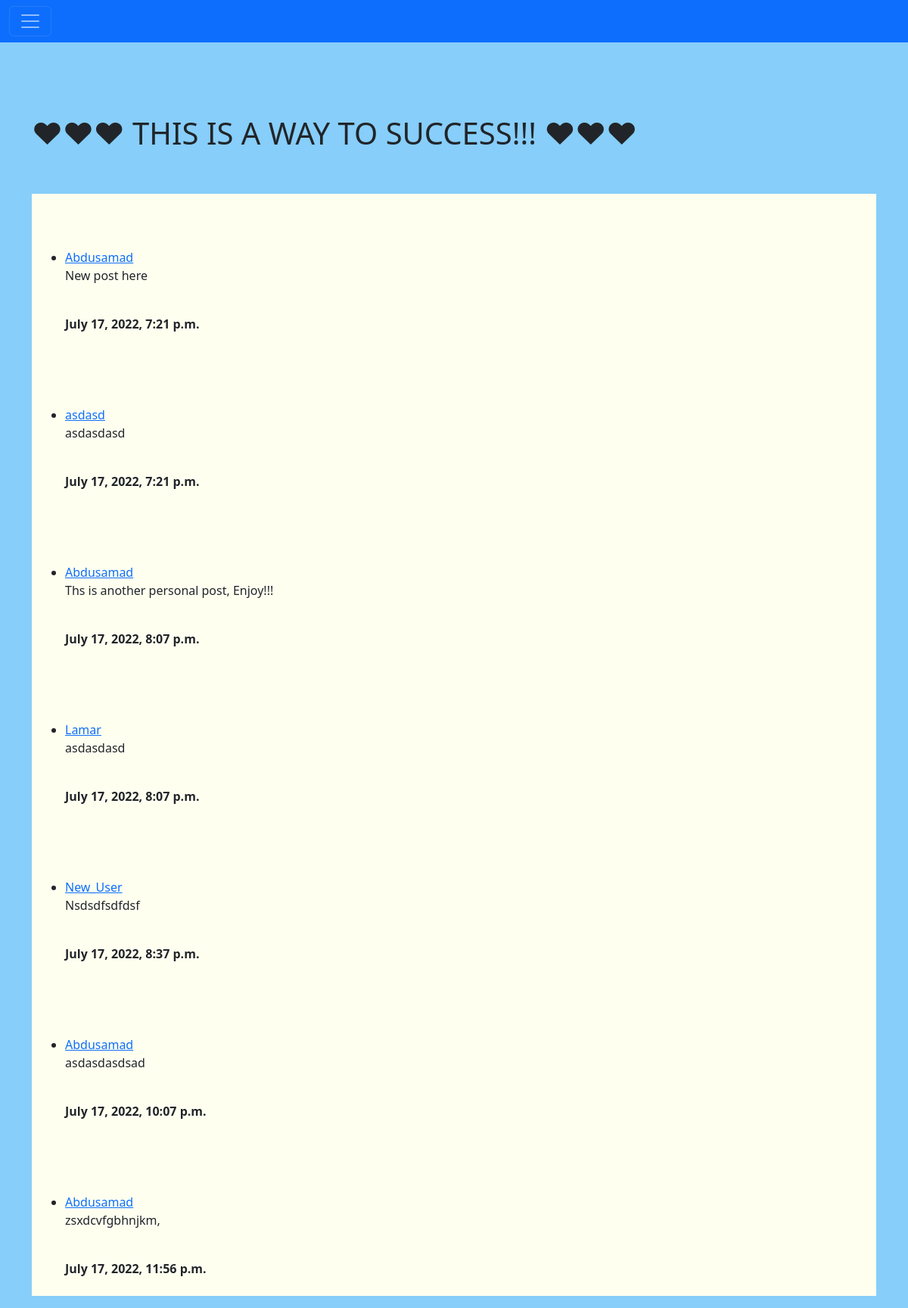
/posts/, run on the app's committed database.
### Media/models.py (models this page shows, shortened)
class Posts(models.Model):
    user = models.CharField(max_length=100)
    text = models.TextField(blank=False)
    date_created = models.DateTimeField(default=timezone.now, blank=True)

### Media/views.py (the view)
# urls.py: path("posts/", PostsView.as_view(), name='posts'),
class PostsView(ListView):
    template_name = "posts.html"
    model = Posts

### templates/posts.html
{% extends 'BasicPage.html' %}
{% block content %}
<br/>
<br/>
<div class="container" style="background-color: Ivory;">
    <ul>
        {% for post in object_list %}
        <br/><br/><br/>
        <li><a href="{% url 'user_information' post.pk %}">{{ post.user }}</a><br/><p>{{ post.text }}</p><br/><strong>{{post.date_created}}</strong></li>
        <br/>
        {% endfor %}
    </ul>
</div>
{% endblock %}

### templates/BasicPage.html (shortened to what this page needs)
<!doctype html>
<html lang="en">
<head>
    <link href="https://cdn.jsdelivr.net/npm/bootstrap@5.2.0-beta1/dist/css/bootstrap.min.css" rel="stylesheet"
>
</head>
<body style="background-color: LightSkyBlue;">
<nav class="navbar navbar-dark bg-primary">
    <div class="container-fluid">
        <button class="navbar-toggler" type="button" data-bs-toggle="collapse" data-bs-target="#navbarSupportedContent"
                aria-controls="navbarSupportedContent" aria-expanded="false" aria-label="Toggle navigation">
            <span class="navbar-toggler-icon"></span>
        </button>
    </div>
</nav>
<br/>
<br/>
<br/>
<br/>
<div class="container" style="background-color: LightSkyBlue;">
    <h1 style="background-color: LightSkyBlue;">❤❤❤ THIS IS A WAY TO SUCCESS!!! ❤❤❤</h1>
    {% block content %}
    {% endblock content %}
</div>
</body>
</html>

### data on the page
Posts: user "Abdusamad", text "New post here", date_created "July 17, 2022, 7:21 p.m."
Posts: user "asdasd", text "asdasdasd", date_created "July 17, 2022, 7:21 p.m."
Posts: user "Abdusamad", text "Ths is another personal post, Enjoy!!!", date_created "July 17, 2022, 8:07 p.m."
Posts: user "Lamar", text "asdasdasd", date_created "July 17, 2022, 8:07 p.m."
Posts: user "New_User", text "Nsdsdfsdfdsf", date_created "July 17, 2022, 8:37 p.m."
Posts: user "Abdusamad", text "asdasdasdsad", date_created "July 17, 2022, 10:07 p.m."
Posts: user "Abdusamad", text "zsxdcvfgbhnjkm,", date_created "July 17, 2022, 11:56 p.m."
